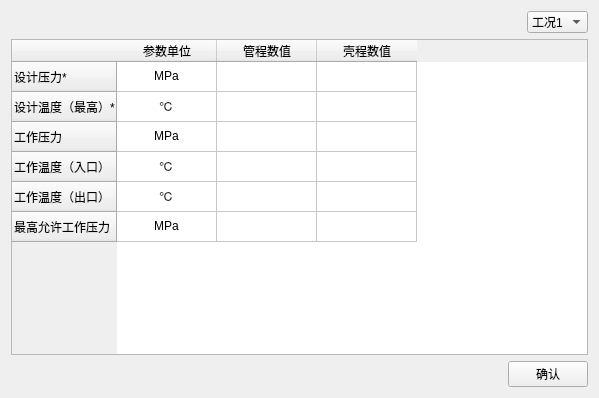
<?xml version="1.0" encoding="UTF-8"?>
<ui version="4.0">
 <class>Form</class>
 <widget class="QWidget" name="Form">
  <property name="geometry">
   <rect>
    <x>0</x>
    <y>0</y>
    <width>599</width>
    <height>398</height>
   </rect>
  </property>
  <property name="windowTitle">
   <string>Form</string>
  </property>
  <layout class="QVBoxLayout" name="verticalLayout_2">
   <item>
    <layout class="QVBoxLayout" name="verticalLayout">
     <item>
      <layout class="QHBoxLayout" name="horizontalLayout">
       <item>
        <spacer name="horizontalSpacer">
         <property name="orientation">
          <enum>Qt::Horizontal</enum>
         </property>
         <property name="sizeHint" stdset="0">
          <size>
           <width>40</width>
           <height>20</height>
          </size>
         </property>
        </spacer>
       </item>
       <item>
        <widget class="QComboBox" name="combo_gongkuang">
         <item>
          <property name="text">
           <string>工况1</string>
          </property>
         </item>
         <item>
          <property name="text">
           <string>工况2</string>
          </property>
         </item>
         <item>
          <property name="text">
           <string>工况3</string>
          </property>
         </item>
        </widget>
       </item>
      </layout>
     </item>
     <item>
      <widget class="QTableWidget" name="tableWidget">
       <row>
        <property name="text">
         <string>设计压力*</string>
        </property>
       </row>
       <row>
        <property name="text">
         <string>设计温度（最高）*</string>
        </property>
       </row>
       <row>
        <property name="text">
         <string>工作压力</string>
        </property>
       </row>
       <row>
        <property name="text">
         <string>工作温度（入口）</string>
        </property>
       </row>
       <row>
        <property name="text">
         <string>工作温度（出口）</string>
        </property>
       </row>
       <row>
        <property name="text">
         <string>最高允许工作压力</string>
        </property>
       </row>
       <column>
        <property name="text">
         <string>参数单位</string>
        </property>
       </column>
       <column>
        <property name="text">
         <string>管程数值</string>
        </property>
       </column>
       <column>
        <property name="text">
         <string>壳程数值</string>
        </property>
       </column>
       <item row="0" column="0">
        <property name="text">
         <string>MPa</string>
        </property>
        <property name="textAlignment">
         <set>AlignCenter</set>
        </property>
       </item>
       <item row="0" column="1">
        <property name="text">
         <string/>
        </property>
        <property name="textAlignment">
         <set>AlignCenter</set>
        </property>
       </item>
       <item row="0" column="2">
        <property name="text">
         <string/>
        </property>
        <property name="textAlignment">
         <set>AlignCenter</set>
        </property>
       </item>
       <item row="1" column="0">
        <property name="text">
         <string>℃</string>
        </property>
        <property name="textAlignment">
         <set>AlignCenter</set>
        </property>
       </item>
       <item row="1" column="1">
        <property name="text">
         <string/>
        </property>
        <property name="textAlignment">
         <set>AlignCenter</set>
        </property>
       </item>
       <item row="1" column="2">
        <property name="text">
         <string/>
        </property>
        <property name="textAlignment">
         <set>AlignCenter</set>
        </property>
       </item>
       <item row="2" column="0">
        <property name="text">
         <string>MPa</string>
        </property>
        <property name="textAlignment">
         <set>AlignCenter</set>
        </property>
       </item>
       <item row="2" column="1">
        <property name="text">
         <string/>
        </property>
        <property name="textAlignment">
         <set>AlignCenter</set>
        </property>
       </item>
       <item row="2" column="2">
        <property name="text">
         <string/>
        </property>
        <property name="textAlignment">
         <set>AlignCenter</set>
        </property>
       </item>
       <item row="3" column="0">
        <property name="text">
         <string>℃</string>
        </property>
        <property name="textAlignment">
         <set>AlignCenter</set>
        </property>
       </item>
       <item row="3" column="1">
        <property name="text">
         <string/>
        </property>
        <property name="textAlignment">
         <set>AlignCenter</set>
        </property>
       </item>
       <item row="3" column="2">
        <property name="text">
         <string/>
        </property>
        <property name="textAlignment">
         <set>AlignCenter</set>
        </property>
       </item>
       <item row="4" column="0">
        <property name="text">
         <string>℃</string>
        </property>
        <property name="textAlignment">
         <set>AlignCenter</set>
        </property>
       </item>
       <item row="4" column="1">
        <property name="text">
         <string/>
        </property>
        <property name="textAlignment">
         <set>AlignCenter</set>
        </property>
       </item>
       <item row="4" column="2">
        <property name="text">
         <string/>
        </property>
        <property name="textAlignment">
         <set>AlignCenter</set>
        </property>
       </item>
       <item row="5" column="0">
        <property name="text">
         <string>MPa</string>
        </property>
        <property name="textAlignment">
         <set>AlignCenter</set>
        </property>
       </item>
       <item row="5" column="1">
        <property name="text">
         <string/>
        </property>
        <property name="textAlignment">
         <set>AlignCenter</set>
        </property>
       </item>
       <item row="5" column="2">
        <property name="text">
         <string/>
        </property>
        <property name="textAlignment">
         <set>AlignCenter</set>
        </property>
       </item>
      </widget>
     </item>
    </layout>
   </item>
   <item>
    <layout class="QHBoxLayout" name="horizontalLayout_2">
     <item>
      <spacer name="horizontalSpacer_2">
       <property name="orientation">
        <enum>Qt::Horizontal</enum>
       </property>
       <property name="sizeHint" stdset="0">
        <size>
         <width>40</width>
         <height>20</height>
        </size>
       </property>
      </spacer>
     </item>
     <item>
      <widget class="QPushButton" name="btnok">
       <property name="text">
        <string>确认</string>
       </property>
      </widget>
     </item>
    </layout>
   </item>
  </layout>
 </widget>
 <resources/>
 <connections/>
</ui>
